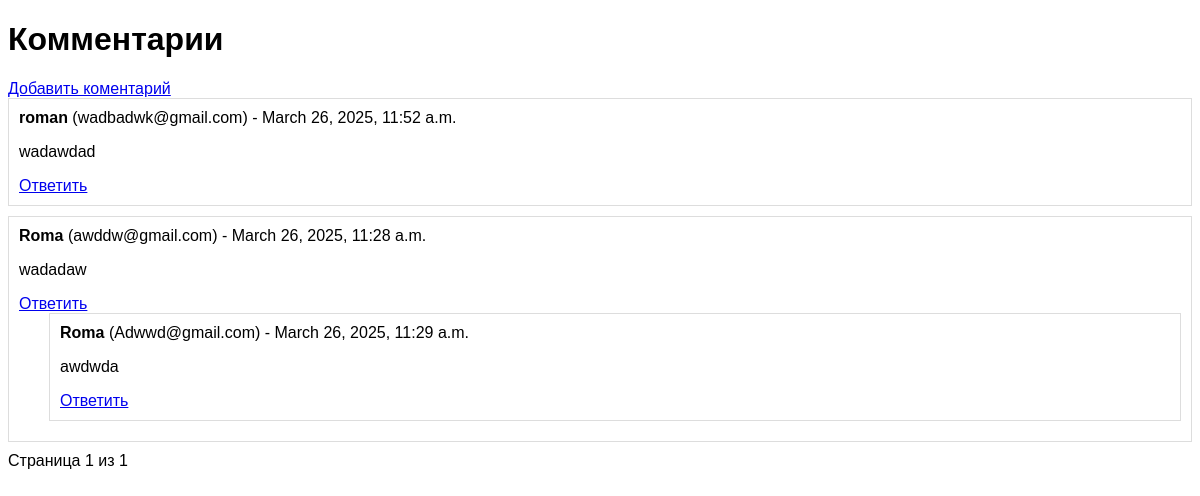
The app's page /, older data.
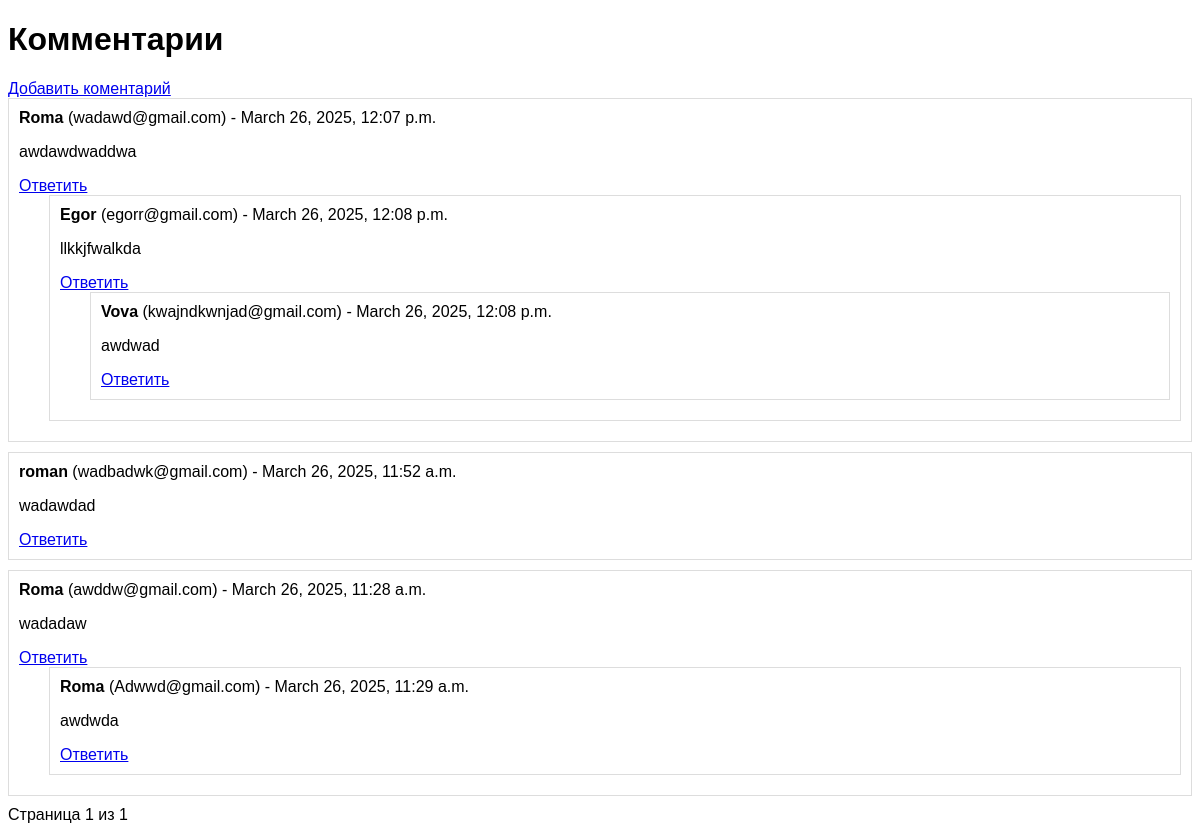
The same page, newer data.
### post/models.py (models this page shows, shortened)
class Comment(models.Model):
    user_name = models.CharField(max_length=50, db_index=True)
    email = models.EmailField(db_index=True)
    home_page = models.URLField(blank=True, null=True)
    text = models.TextField()
    created_at = models.DateTimeField(auto_now_add=True, db_index=True)
    parent = models.ForeignKey('self', null=True, blank=True, on_delete=models.CASCADE, related_name='replies')
    class Meta:
        ordering = ['-created_at']
        db_table = 'comment'

### post/views.py (the view)
# urls.py: path('', index, name='index'),
def index(request):
    posts = Comment.objects.filter(parent__isnull=True).order_by('-created_at')
    paginator = Paginator(posts, 25)
    page_number = request.GET.get('page')
    page_obj = paginator.get_page(page_number)
    return render(request, 'index.html', {'page_obj': page_obj})

### post/templates/index.html (shortened to what this page needs)
{% load static %}
<!DOCTYPE html>
<html lang="ru">
<head>
    <link rel="stylesheet" href="{% static "css/style.css" %}" />
</head>
<body>
<h1>Комментарии</h1>
<a href="{% url 'add_comment' %}">Добавить коментарий</a>
{% for comment in page_obj %}
    <div class="comment">
        <strong>{{ comment.user_name }}</strong> ({{ comment.email }}) - {{ comment.created_at }}
        <p>{{ comment.text }}</p>
        <a href="{% url 'add_comment_reply' comment.id %}">Ответить</a>
        {% include 'replies.html' with replies=comment.replies.all %}
    </div>
{% endfor %}
<div>
    <span>Страница {{ page_obj.number }} из {{ page_obj.paginator.num_pages }}</span>
</div>
</body>
</html>

### post/templates/replies.html (shortened to what this page needs)
{% for reply in replies %}
    <div class="comment reply">
        <strong>{{ reply.user_name }}</strong> ({{ reply.email }}) - {{ reply.created_at }}
        <p>{{ reply.text }}</p>
        <a href="{% url 'add_comment_reply' reply.id %}">Ответить</a>
        {% include 'replies.html' with replies=reply.replies.all %}
    </div>
{% endfor %}

### post/static/css/style.css (style rules this page uses)
body { font-family: Arial, sans-serif; }
.comment { border: 1px solid #ddd; padding: 10px; margin-bottom: 10px; }
.reply { margin-left: 30px; }

Row changes from the older to the newer data that the page shows:
added Comment: user_name "Roma", email "wadawd@gmail.com", created_at "March 26, 2025, 12:07 p.m.", text "awdawdwaddwa", shown under "Комментарии"
added Comment: user_name "Egor", email "egorr@gmail.com", created_at "March 26, 2025, 12:08 p.m.", text "llkkjfwalkda", shown under "Roma"
added Comment: user_name "Vova", email "kwajndkwnjad@gmail.com", created_at "March 26, 2025, 12:08 p.m.", text "awdwad", shown under "Egor"
